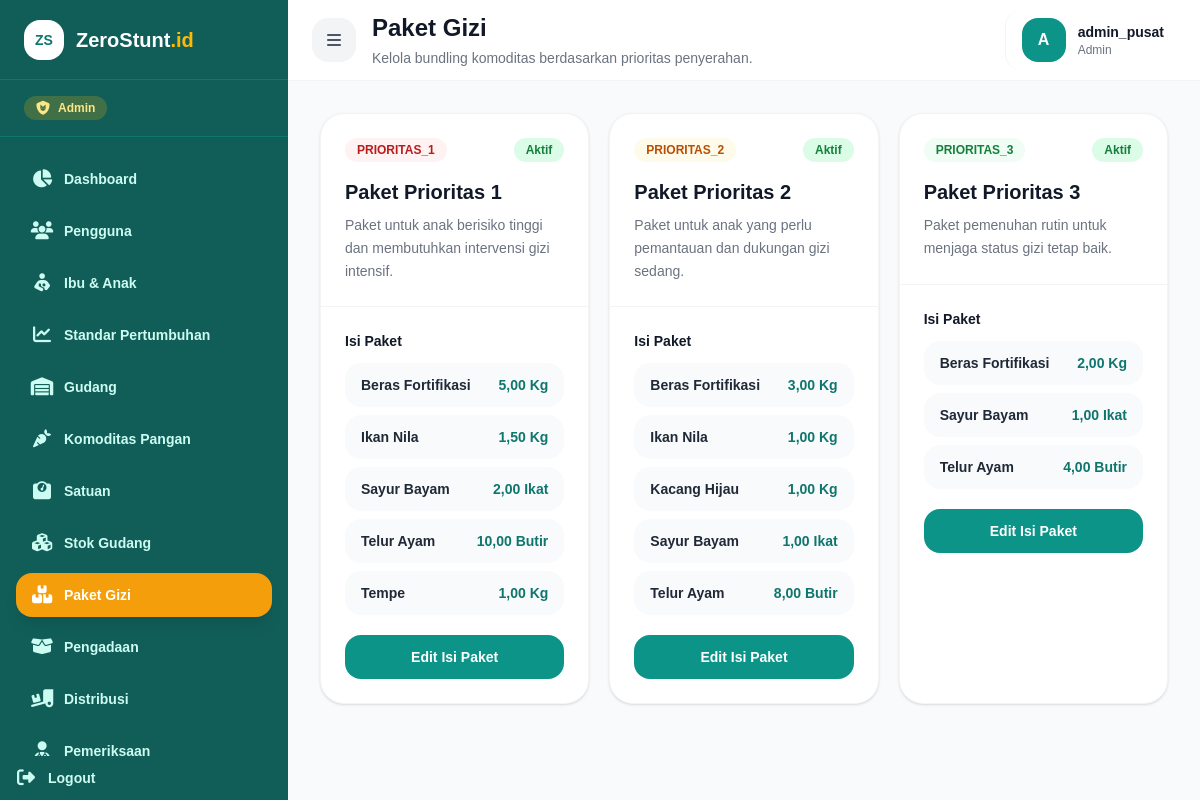
Screenshot of /master/paket-gizi (signed in) with the database file from the repository.
### tables this page shows
CREATE TABLE `paket_gizi_detail` (
  `id_paket_detail` int NOT NULL,
  `id_paket` int NOT NULL,
  `id_komoditas` int NOT NULL,
  `jumlah` decimal(12,2) NOT NULL DEFAULT '0.00',
  `tgl_created` timestamp NULL DEFAULT CURRENT_TIMESTAMP
);

CREATE TABLE `komoditas_pangan` (
  `id_komoditas` int NOT NULL,
  `nama_komoditas` varchar(100) NOT NULL,
  `kategori_gizi` varchar(50) DEFAULT NULL,
  `id_satuan` int NOT NULL,
  `deskripsi` text,
  `tgl_created` timestamp NULL DEFAULT CURRENT_TIMESTAMP,
  `is_deleted` tinyint(1) NOT NULL DEFAULT '0'
);

### controllers/MasterController.php (called while the page is built, shortened)
<?php
class MasterController
{
    public function paketGizi()
    {
        $paketModel = new PaketGizi();
        $pakets = $paketModel->getAllWithDetails();
        require '../views/master/paket-gizi/index.php';
    }
}

### models/PaketGizi.php (called while the page is built, shortened)
<?php
class PaketGizi
{
    protected $db;
    public function __construct()
    {
        global $koneksi;
        $this->db = $koneksi;
    }
    public function getAllWithDetails()
    {
        $query = "
            SELECT
                p.id_paket,
                p.kode_prioritas,
                p.nama_paket,
                p.deskripsi,
                p.is_active,
                pd.id_paket_detail,
                pd.id_komoditas,
                pd.jumlah,
                k.nama_komoditas,
                COALESCE(s.singkat, '-') AS satuan
            FROM paket_gizi p
            LEFT JOIN paket_gizi_detail pd
                ON p.id_paket = pd.id_paket
            LEFT JOIN komoditas_pangan k
                ON pd.id_komoditas = k.id_komoditas
            LEFT JOIN satuan s
                ON k.id_satuan = s.id_satuan
            ORDER BY p.id_paket ASC, k.nama_komoditas ASC
        ";
        $result = mysqli_query($this->db, $query);
        $rows = mysqli_fetch_all($result, MYSQLI_ASSOC);
        $pakets = [];
        foreach ($rows as $row) {
            $idPaket = $row['id_paket'];
            if (!isset($pakets[$idPaket])) {
                $pakets[$idPaket] = [
                    'id_paket' => $row['id_paket'],
                    'kode_prioritas' => $row['kode_prioritas'],
                    'nama_paket' => $row['nama_paket'],
                    'deskripsi' => $row['deskripsi'],
                    'is_active' => $row['is_active'],
                    'details' => []
                ];
            }
            if (!empty($row['id_paket_detail'])) {
                $pakets[$idPaket]['details'][] = [
                    'id_paket_detail' => $row['id_paket_detail'],
                    'id_komoditas' => $row['id_komoditas'],
                    'nama_komoditas' => $row['nama_komoditas'],
                    'jumlah' => $row['jumlah'],
                    'satuan' => $row['satuan']
                ];
            }
        }
        return array_values($pakets);
    }
}

### views/master/paket-gizi/index.php (the view, shortened to what this page needs)
<?php
$pageTitle = 'Paket Gizi';
$pageSubtitle = 'Kelola bundling komoditas berdasarkan prioritas penyerahan.';
$pakets = $pakets ?? [];
?>
<div class="space-y-6">
    <div class="grid gap-5 lg:grid-cols-3">
        <?php foreach ($pakets as $paket): ?>
            <?php
            $badgeClass = 'bg-teal-50 text-teal-700';
            if (($paket['kode_prioritas'] ?? '') === 'PRIORITAS_1') {
                $badgeClass = 'bg-red-50 text-red-700';
            } elseif (($paket['kode_prioritas'] ?? '') === 'PRIORITAS_2') {
                $badgeClass = 'bg-amber-50 text-amber-700';
            } elseif (($paket['kode_prioritas'] ?? '') === 'PRIORITAS_3') {
                $badgeClass = 'bg-green-50 text-green-700';
            }
            ?>
            <div class="rounded-3xl border border-gray-100 bg-white shadow-sm overflow-hidden">
                <div class="border-b border-gray-100 p-6">
                    <div class="mb-4 flex items-start justify-between gap-3">
                        <span class="rounded-full px-3 py-1 text-xs font-extrabold <?= $badgeClass; ?>">
                            <?= htmlspecialchars($paket['kode_prioritas']); ?>
                        </span>
                        <span class="rounded-full px-3 py-1 text-xs font-bold <?= !empty($paket['is_active']) ? 'bg-green-100 text-green-700' : 'bg-gray-100 text-gray-500'; ?>">
                            <?= !empty($paket['is_active']) ? 'Aktif' : 'Nonaktif'; ?>
                        </span>
                    </div>
                    <h2 class="text-xl font-extrabold text-gray-900">
                        <?= htmlspecialchars($paket['nama_paket']); ?>
                    </h2>
                    <p class="mt-2 text-sm text-gray-500 leading-relaxed">
                        <?= htmlspecialchars($paket['deskripsi'] ?: 'Belum ada deskripsi paket.'); ?>
                    </p>
                </div>
                <div class="p-6">
                    <h3 class="mb-3 text-sm font-bold text-gray-900">
                        Isi Paket
                    </h3>
                    <?php if (empty($paket['details'])): ?>
                        <div class="rounded-2xl bg-gray-50 px-4 py-4 text-sm text-gray-500">
                            Paket belum memiliki komoditas.
                        </div>
                    <?php else: ?>
                        <div class="space-y-2">
                            <?php foreach ($paket['details'] as $detail): ?>
                                <div class="flex items-center justify-between gap-3 rounded-2xl bg-gray-50 px-4 py-3">
                                    <span class="text-sm font-bold text-gray-800">
                                        <?= htmlspecialchars($detail['nama_komoditas']); ?>
                                    </span>
                                    <span class="text-sm font-extrabold text-teal-700">
                                        <?= number_format((float) $detail['jumlah'], 2, ',', '.'); ?>
                                        <?= htmlspecialchars($detail['satuan']); ?>
                                    </span>
                                </div>
                            <?php endforeach; ?>
                        </div>
                    <?php endif; ?>
                    <a href="/master/paket-gizi/edit?id=<?= (int) $paket['id_paket']; ?>"
                        class="mt-5 inline-flex w-full items-center justify-center rounded-2xl bg-teal-600 px-5 py-3 text-sm font-bold text-white transition hover:bg-teal-700">
                        Edit Isi Paket
                    </a>
                </div>
            </div>
        <?php endforeach; ?>
    </div>
</div>
<?php
$content = ob_get_clean();
require '../views/layouts/dashboard.php';
?>

### public/index.php (shortened to what this page needs)
<?php
require_once '../config/database.php';
require_once '../helpers/AuthHelper.php';
require_once '../models/PaketGizi.php';
require_once '../models/Dashboard.php';
$routes = require_once '../routes.php';
$uri = parse_url($_SERVER['REQUEST_URI'], PHP_URL_PATH);
if (array_key_exists($uri, $routes)) {
    $route = $routes[$uri];
    $method = $route[1];
    (new $controller())->$method();
    exit;
}

### views/layouts/dashboard.php (shortened to what this page needs)
<!doctype html>
<html lang="id">
<head>
    <link rel="stylesheet" href="https://cdnjs.cloudflare.com/ajax/libs/font-awesome/6.5.2/css/all.min.css"
 />
    <link href="/css/tailwind.css" rel="stylesheet">
</head>
<body class="bg-gray-50 text-gray-900 overflow-x-hidden">
    <?php $hideSidebar = $hideSidebar ?? false; ?>
    <?php if (!$hideSidebar): ?>
        <?php include __DIR__ . '/../components/sidebar.php'; ?>
    <?php endif; ?>
    <div id="dashboardContent" class="min-h-screen transition-all duration-300 <?= !$hideSidebar ? 'lg:ml-72' : ''; ?>">
        <?php include __DIR__ . '/../components/navbar.php'; ?>
        <main class="<?= $hideSidebar ? 'p-6 lg:p-8' : 'p-6 lg:p-8'; ?>">
            <?= $content ?? ''; ?>
        </main>
    </div>
</body>
</html>

### views/components/sidebar.php (shortened to what this page needs)
<?php
$currentUri = parse_url($_SERVER['REQUEST_URI'], PHP_URL_PATH);
$role = $_SESSION['role'] ?? 'User';
$isAdmin = defined('ROLE_ADMIN') ? $role === ROLE_ADMIN : strtolower($role) === 'admin';
$isIbu = defined('ROLE_IBU') ? $role === ROLE_IBU : strtolower($role) === 'ibu';
$isPetani = defined('ROLE_PETANI') ? $role === ROLE_PETANI : strtolower($role) === 'petani';
$isKader = defined('ROLE_KADER') ? $role === ROLE_KADER : strtolower($role) === 'kader';
$menus = [];
if ($isAdmin) {
    $menus = [
        ['label' => 'Dashboard', 'href' => '/dashboard', 'icon' => '<i class="fa-solid fa-chart-pie"></i>'],
        ['label' => 'Pengguna', 'href' => '/master/users', 'icon' => '<i class="fa-solid fa-users"></i>'],
        ['label' => 'Ibu & Anak', 'href' => '/master/ibu/ibuAnak', 'icon' => '<i class="fa-solid fa-person-breastfeeding"></i>'],
        ['label' => 'Standar Pertumbuhan', 'href' => '/master/standar-pertumbuhan', 'icon' => '<i class="fa-solid fa-chart-line"></i>'],
        ['label' => 'Gudang', 'href' => '/master/gudang', 'icon' => '<i class="fa-solid fa-warehouse"></i>'],
        ['label' => 'Komoditas Pangan', 'href' => '/master/komoditas', 'icon' => '<i class="fa-solid fa-carrot"></i>'],
        ['label' => 'Satuan', 'href' => '/master/satuan', 'icon' => '<i class="fa-solid fa-weight-scale"></i>'],
        ['label' => 'Stok Gudang', 'href' => '/master/kader/stok', 'icon' => '<i class="fa-solid fa-cubes"></i>'],
        ['label' => 'Paket Gizi', 'href' => '/master/paket-gizi', 'icon' => '<i class="fa-solid fa-boxes-stacked"></i>'],
        ['label' => 'Pengadaan', 'href' => '/transaksi/pengadaan', 'icon' => '<i class="fa-solid fa-box-open"></i>'],
        ['label' => 'Distribusi', 'href' => '/transaksi/distribusi', 'icon' => '<i class="fa-solid fa-truck-ramp-box"></i>'],
        ['label' => 'Pemeriksaan', 'href' => '/transaksi/pemeriksaan', 'icon' => '<i class="fa-solid fa-user-doctor"></i>'],
        ['label' => 'Laporan', 'href' => '/laporan', 'icon' => '<i class="fa-solid fa-chart-line"></i>'],
    ];
}
?>
<aside id="dashboardSidebar"
    class="fixed top-0 left-0 z-50 h-screen w-72 bg-teal-800 text-white transform -translate-x-full lg:translate-x-0 transition-all duration-300 overflow-hidden">
    <div class="h-full flex flex-col">
        <div class="h-20 px-6 flex items-center justify-between border-b border-teal-700">
            <a href="/dashboard" class="flex items-center gap-3 font-bold text-xl">
                <span class="w-10 h-10 rounded-2xl bg-white flex items-center justify-center shrink-0 text-sm font-extrabold text-teal-700">
                    ZS
                </span>
                <span class="sidebar-logo-text whitespace-nowrap text-white">
                    ZeroStunt<span class="text-amber-400">.id</span>
                </span>
            </a>
        </div>
        <div class="px-6 py-4 border-b border-teal-700">
            <span
                class="inline-flex items-center gap-2 px-3 py-1 rounded-full bg-amber-400/20 text-amber-200 text-xs font-bold">
                <i class="fa-solid fa-shield-cat text-sm"></i>
                <span class="sidebar-role-text"><?= htmlspecialchars($role); ?></span>
            </span>
        </div>
        <nav class="flex-1 px-4 py-5 space-y-2 overflow-y-auto no-scrollbar">
            <?php foreach ($menus as $menu): ?>
                <?php $isActive = $menu['href'] !== '#' && ($currentUri === $menu['href'] || strpos($currentUri, $menu['href'] . '/') === 0); ?>
                <a href="<?= $menu['href']; ?>" class="sidebar-menu-link flex items-center gap-3 px-4 py-3 rounded-2xl text-sm font-semibold transition
                    <?= $isActive
                        ? 'bg-amber-500 text-white shadow-lg'
                        : 'text-teal-100 hover:bg-white/10 hover:text-white'; ?>">
                    <span class="sidebar-menu-icon flex items-center justify-center w-5 h-5 text-lg shrink-0">
                        <?= $menu['icon']; ?>
                    </span>
                    <span class="sidebar-label whitespace-nowrap">
                        <?= htmlspecialchars($menu['label']); ?>
                    </span>
                </a>
            <?php endforeach; ?>
        </nav>
        <a href="/auth/logout"
            data-confirm
            data-confirm-title="Keluar dari akun?"
            data-confirm-message="Anda akan keluar dari sesi saat ini dan perlu login kembali untuk mengakses dashboard."
            data-confirm-text="Ya, logout"
            data-confirm-tone="warning"
            class="sidebar-logout flex items-center gap-3 px-4 py-3 rounded-2xl text-sm font-bold text-teal-100 hover:bg-red-500/20 hover:text-white transition">
            <span class="flex items-center justify-center w-5 h-5 text-lg shrink-0">
                <i class="fa-solid fa-right-from-bracket"></i>
            </span>
            <span class="sidebar-label whitespace-nowrap">Logout</span>
        </a>
    </div>
</aside>

### views/components/navbar.php
<header class="sticky top-0 z-30 bg-white border-b border-gray-100">
    <div class="h-20 px-6 flex items-center justify-between">
        <div class="flex items-center gap-4">
            <?php if (empty($hideSidebar)): ?>
                <button id="openSidebar"
                    class="w-11 h-11 rounded-2xl bg-gray-100 hover:bg-gray-200 flex items-center justify-center transition text-gray-600">
                    <i class="fa-solid fa-bars"></i>
                </button>
            <?php endif; ?>
            <div>
                <h1 class="text-2xl font-extrabold text-gray-900">
                    <?= htmlspecialchars($pageTitle ?? 'Dashboard'); ?>
                </h1>
                <p class="text-sm text-gray-500 mt-1">
                    <?= htmlspecialchars($pageSubtitle ?? 'Ringkasan aktivitas sistem ZeroStunt.id'); ?>
                </p>
            </div>
        </div>
        <div class="hidden md:flex items-center gap-4">
            <?php
            $username = $_SESSION['username'] ?? 'User';
            $role = $_SESSION['role'] ?? 'Role';
            $initial = strtoupper(substr($username, 0, 1));
            ?>
            <a href="/profile"
                class="flex items-center gap-3 pl-4 border-l border-gray-100 rounded-2xl px-3 py-2 transition hover:bg-gray-50">
                <div class="w-11 h-11 rounded-2xl bg-teal-600 text-white flex items-center justify-center font-bold">
                    <?= htmlspecialchars($initial); ?>
                </div>
                <div class="hidden lg:block">
                    <p class="text-sm font-bold text-gray-900">
                        <?= htmlspecialchars($username); ?>
                    </p>
                    <p class="text-xs text-gray-500">
                        <?= htmlspecialchars($role); ?>
                    </p>
                </div>
            </a>
        </div>
    </div>
</header>

### views/layouts/dashboard.php (style rules this page uses)
.no-scrollbar { -ms-overflow-style: none; scrollbar-width: none; }

### rows the page displays
paket_gizi_detail: id_komoditas.nama_komoditas "Beras Fortifikasi", jumlah "5,00", satuan "Kg"
paket_gizi_detail: id_komoditas.nama_komoditas "Ikan Nila", jumlah "1,50", satuan "Kg"
paket_gizi_detail: id_komoditas.nama_komoditas "Sayur Bayam", jumlah "2,00", satuan "Ikat"
paket_gizi_detail: id_komoditas.nama_komoditas "Telur Ayam", jumlah "10,00", satuan "Butir"
paket_gizi_detail: id_komoditas.nama_komoditas "Tempe", jumlah "1,00", satuan "Kg"
paket_gizi_detail: id_komoditas.nama_komoditas "Beras Fortifikasi", jumlah "3,00", satuan "Kg"
paket_gizi_detail: id_komoditas.nama_komoditas "Ikan Nila", jumlah "1,00", satuan "Kg"
paket_gizi_detail: id_komoditas.nama_komoditas "Kacang Hijau", jumlah "1,00", satuan "Kg"
paket_gizi_detail: id_komoditas.nama_komoditas "Sayur Bayam", jumlah "1,00", satuan "Ikat"
paket_gizi_detail: id_komoditas.nama_komoditas "Telur Ayam", jumlah "8,00", satuan "Butir"
paket_gizi_detail: id_komoditas.nama_komoditas "Beras Fortifikasi", jumlah "2,00", satuan "Kg"
paket_gizi_detail: id_komoditas.nama_komoditas "Sayur Bayam", jumlah "1,00", satuan "Ikat"
paket_gizi_detail: id_komoditas.nama_komoditas "Telur Ayam", jumlah "4,00", satuan "Butir"

### other values shown
$role "Admin"
$menu['label'] "Dashboard"
$menu['label'] "Pengguna"
$menu['label'] "Ibu & Anak"
$menu['label'] "Standar Pertumbuhan"
$menu['label'] "Gudang"
$menu['label'] "Komoditas Pangan"
$menu['label'] "Satuan"
$menu['label'] "Stok Gudang"
$menu['label'] "Paket Gizi"
$menu['label'] "Pengadaan"
$menu['label'] "Distribusi"
$menu['label'] "Pemeriksaan"
$pageTitle "Paket Gizi"
$pageSubtitle "Kelola bundling komoditas berdasarkan prioritas penyerahan."
